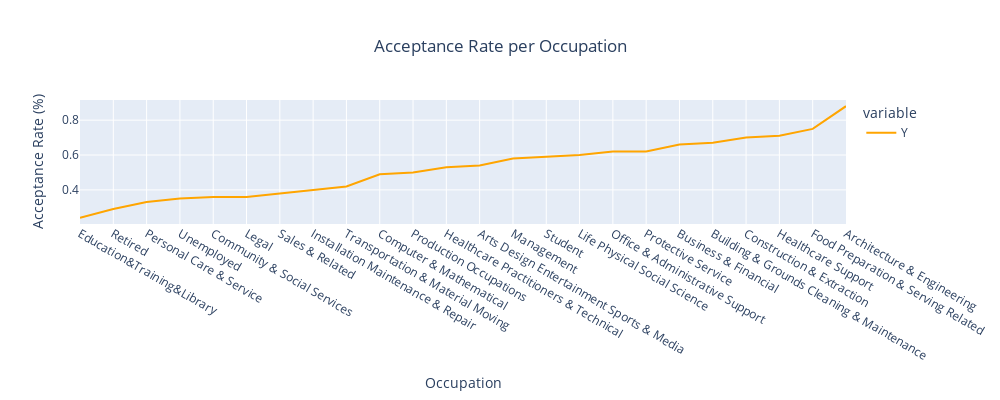

Write notebook code for a chart like this one.
### Code cell
#I wanted to sort the values in ascending order
acceptance_rate_sorted = acceptance_rate.sort_values()
#Here I wanted a visual, mainly a line chart showing which occupation held the higher acceptance rate.
occupation_fig = px.line(acceptance_rate_sorted,
              color_discrete_sequence=['orange'],
            title='Acceptance Rate per Occupation',
              width=1000, height=400)
occupation_fig.update_layout(xaxis_title='Occupation', yaxis_title='Acceptance Rate (%)', title_x=0.5, title_y=0.9)
occupation_fig

### Figure 1 — Plotly figure (JSON) as saved in the notebook; plotly's stock layout.template omitted (floating-point values rounded to 4 significant figures)
{"data": [{"hovertemplate": "variable=Y<br>occupation=%{x}<br>value=%{y}<extra></extra>", "legendgroup": "Y", "line": {"color": "orange", "dash": "solid"}, "marker": {"symbol": "circle"}, "mode": "lines", "name": "Y", "orientation": "v", "showlegend": true, "type": "scatter", "x": ["Education&Training&Library", "Retired", "Personal Care & Service", "Unemployed", "Community & Social Services", "Legal", "Sales & Related", "Installation Maintenance & Repair", "Transportation & Material Moving", "Computer & Mathematical", "Production Occupations", "Healthcare Practitioners & Technical", "Arts Design Entertainment Sports & Media", "Management", "Student", "Life Physical Social Science", "Office & Administrative Support", "Protective Service", "Business & Financial", "Building & Grounds Cleaning & Maintenance", "Construction & Extraction", "Healthcare Support", "Food Preparation & Serving Related", "Architecture & Engineering"], "xaxis": "x", "y": [0.24, 0.29, 0.33, 0.35, 0.36, 0.36, 0.38, 0.4, 0.42, 0.49, 0.5, 0.53, 0.54, 0.58, 0.59, 0.6, 0.62, 0.62, 0.66, 0.67, 0.7, 0.71, 0.75, 0.88], "yaxis": "y"}], "layout": {"height": 400, "legend": {"title": {"text": "variable"}, "tracegroupgap": 0}, "title": {"text": "Acceptance Rate per Occupation", "x": 0.5, "y": 0.9}, "width": 1000, "xaxis": {"anchor": "y", "autorange": true, "domain": [0, 1], "range": [0, 23], "title": {"text": "Occupation"}, "type": "category"}, "yaxis": {"anchor": "x", "autorange": true, "domain": [0, 1], "range": [0.2044, 0.9156], "title": {"text": "Acceptance Rate (%)"}, "type": "linear"}}}
